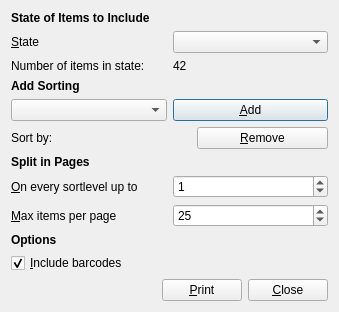
<?xml version="1.0" encoding="UTF-8"?>
<ui version="4.0">
 <class>PrintChecklistDialog</class>
 <widget class="QDialog" name="PrintChecklistDialog">
  <property name="geometry">
   <rect>
    <x>0</x>
    <y>0</y>
    <width>339</width>
    <height>297</height>
   </rect>
  </property>
  <property name="sizePolicy">
   <sizepolicy hsizetype="Fixed" vsizetype="Fixed">
    <horstretch>0</horstretch>
    <verstretch>0</verstretch>
   </sizepolicy>
  </property>
  <property name="windowTitle">
   <string>Print Checklists</string>
  </property>
  <property name="modal">
   <bool>true</bool>
  </property>
  <layout class="QGridLayout" name="gridLayout_2">
   <item row="0" column="0">
    <widget class="QLabel" name="label">
     <property name="font">
      <font>
       <weight>75</weight>
       <bold>true</bold>
      </font>
     </property>
     <property name="text">
      <string>State of Items to Include</string>
     </property>
    </widget>
   </item>
   <item row="1" column="0">
    <layout class="QHBoxLayout" name="horizontalLayout_3">
     <item>
      <widget class="QLabel" name="label_7">
       <property name="text">
        <string>&amp;State</string>
       </property>
       <property name="buddy">
        <cstring>input_itemState_comboBox</cstring>
       </property>
      </widget>
     </item>
     <item>
      <widget class="QComboBox" name="input_itemState_comboBox">
       <property name="insertPolicy">
        <enum>QComboBox::InsertAlphabetically</enum>
       </property>
      </widget>
     </item>
    </layout>
   </item>
   <item row="2" column="0">
    <layout class="QHBoxLayout" name="horizontalLayout_4">
     <item>
      <widget class="QLabel" name="label_8">
       <property name="text">
        <string>Number of items in state:</string>
       </property>
      </widget>
     </item>
     <item>
      <widget class="QLabel" name="output_numberOfMatchingItems_label">
       <property name="text">
        <string>42</string>
       </property>
      </widget>
     </item>
    </layout>
   </item>
   <item row="3" column="0">
    <widget class="QLabel" name="label_2">
     <property name="font">
      <font>
       <weight>75</weight>
       <bold>true</bold>
      </font>
     </property>
     <property name="text">
      <string>Add Sorting</string>
     </property>
    </widget>
   </item>
   <item row="4" column="0">
    <layout class="QHBoxLayout" name="horizontalLayout_2">
     <item>
      <widget class="QComboBox" name="input_sortBy_comboBox">
       <property name="insertPolicy">
        <enum>QComboBox::InsertAlphabetically</enum>
       </property>
      </widget>
     </item>
     <item>
      <widget class="QPushButton" name="input_addSortCriteria_pushButton">
       <property name="text">
        <string>&amp;Add</string>
       </property>
      </widget>
     </item>
    </layout>
   </item>
   <item row="5" column="0">
    <layout class="QHBoxLayout" name="horizontalLayout">
     <item>
      <widget class="QLabel" name="label_4">
       <property name="sizePolicy">
        <sizepolicy hsizetype="Fixed" vsizetype="Preferred">
         <horstretch>0</horstretch>
         <verstretch>0</verstretch>
        </sizepolicy>
       </property>
       <property name="text">
        <string>Sort by:</string>
       </property>
      </widget>
     </item>
     <item>
      <widget class="QLabel" name="output_sortBy_label">
       <property name="text">
        <string>&lt;Nothing&gt;</string>
       </property>
      </widget>
     </item>
     <item>
      <widget class="QPushButton" name="input_removeSortCriteria_pushButton">
       <property name="text">
        <string>&amp;Remove</string>
       </property>
      </widget>
     </item>
    </layout>
   </item>
   <item row="6" column="0">
    <widget class="QLabel" name="label_3">
     <property name="font">
      <font>
       <weight>75</weight>
       <bold>true</bold>
      </font>
     </property>
     <property name="text">
      <string>Split in Pages</string>
     </property>
    </widget>
   </item>
   <item row="7" column="0">
    <layout class="QGridLayout" name="gridLayout">
     <item row="0" column="0">
      <widget class="QLabel" name="label_5">
       <property name="text">
        <string>&amp;On every sortlevel up to </string>
       </property>
       <property name="buddy">
        <cstring>input_splitSortLevels_spinBox</cstring>
       </property>
      </widget>
     </item>
     <item row="0" column="1">
      <widget class="QSpinBox" name="input_splitSortLevels_spinBox">
       <property name="maximum">
        <number>5</number>
       </property>
       <property name="value">
        <number>1</number>
       </property>
      </widget>
     </item>
     <item row="1" column="0">
      <widget class="QLabel" name="label_6">
       <property name="text">
        <string>&amp;Max items per page</string>
       </property>
       <property name="buddy">
        <cstring>input_maxItemsPerPage_spinBox</cstring>
       </property>
      </widget>
     </item>
     <item row="1" column="1">
      <widget class="QSpinBox" name="input_maxItemsPerPage_spinBox">
       <property name="maximum">
        <number>100000</number>
       </property>
       <property name="value">
        <number>25</number>
       </property>
      </widget>
     </item>
    </layout>
   </item>
   <item row="8" column="0">
    <widget class="QLabel" name="label_9">
     <property name="font">
      <font>
       <weight>75</weight>
       <bold>true</bold>
      </font>
     </property>
     <property name="text">
      <string>Options</string>
     </property>
    </widget>
   </item>
   <item row="9" column="0">
    <widget class="QCheckBox" name="input_includeBarcodes_checkBox">
     <property name="text">
      <string>&amp;Include barcodes</string>
     </property>
     <property name="checked">
      <bool>true</bool>
     </property>
    </widget>
   </item>
   <item row="10" column="0">
    <layout class="QHBoxLayout" name="horizontalLayout_5">
     <item>
      <spacer name="horizontalSpacer">
       <property name="orientation">
        <enum>Qt::Horizontal</enum>
       </property>
       <property name="sizeHint" stdset="0">
        <size>
         <width>149</width>
         <height>20</height>
        </size>
       </property>
      </spacer>
     </item>
     <item>
      <widget class="QPushButton" name="input_print_pushButton">
       <property name="text">
        <string>&amp;Print</string>
       </property>
      </widget>
     </item>
     <item>
      <widget class="QPushButton" name="input_close_pushButton">
       <property name="text">
        <string>&amp;Close</string>
       </property>
      </widget>
     </item>
    </layout>
   </item>
  </layout>
 </widget>
 <resources/>
 <connections/>
</ui>
